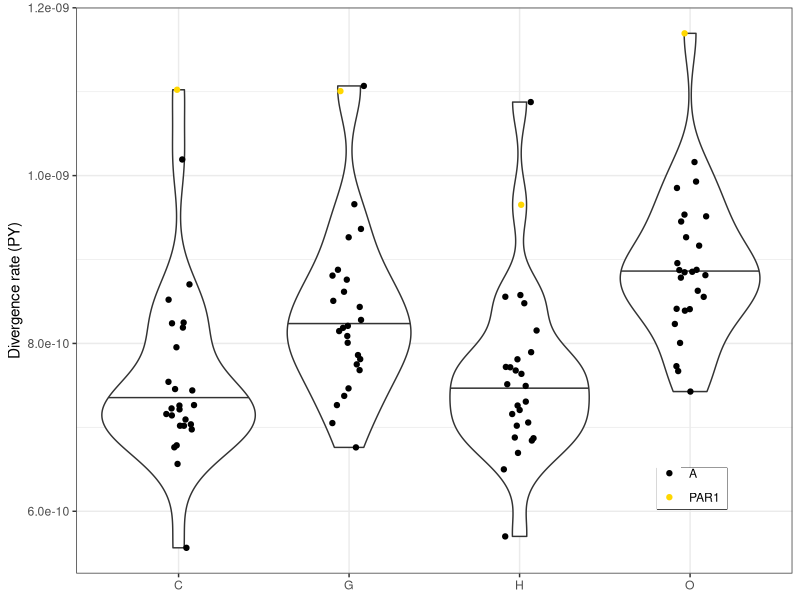
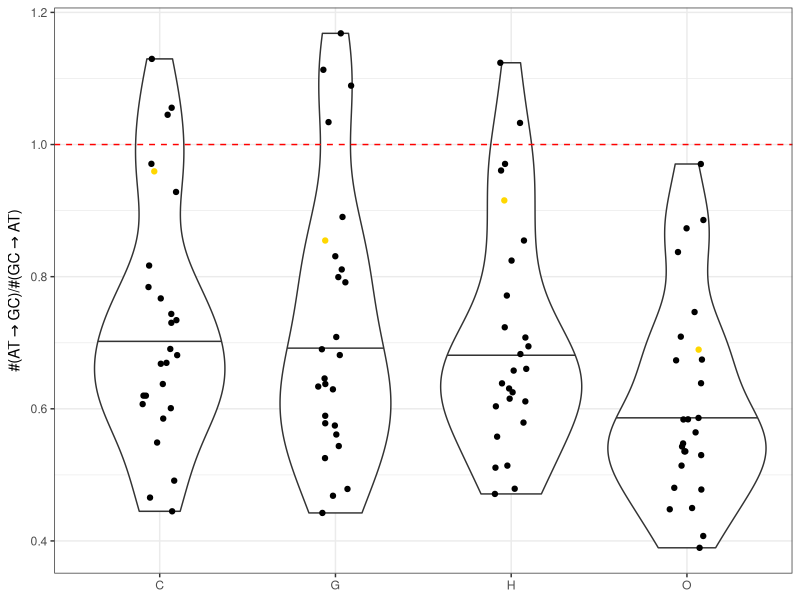
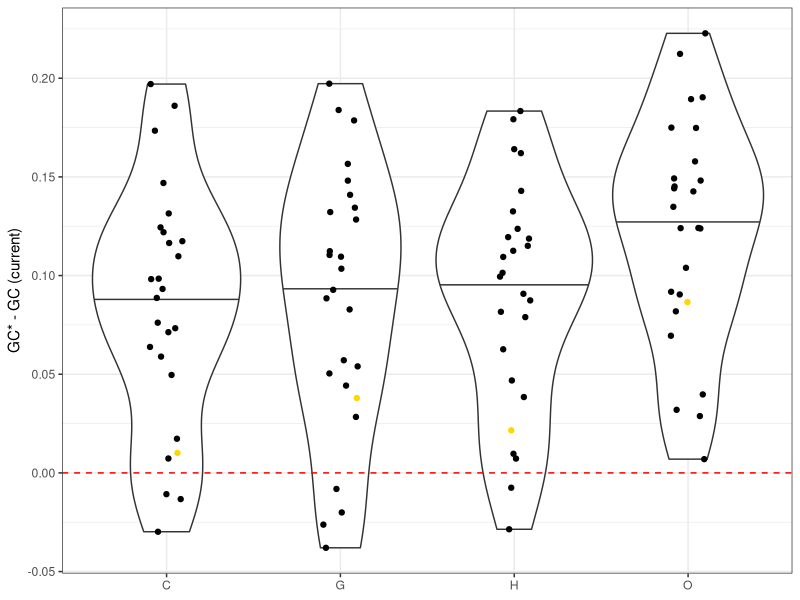

Reproduce these figures in R, in order.
# load libraries and data
library(ggplot2)
library (cowplot)

data <- read.table("data_1.txt", header=TRUE)

# plot
p1 <- ggplot(data, aes(x = sp, y=perYearRates/1000000)) +
  geom_violin(draw_quantiles = c(0.5)) + geom_jitter(height = 0, width = 0.1, aes(col=ax))+
  ylab("Divergence rate (PY)") +
  theme_bw() + 
  theme(axis.title.x = element_blank(), legend.position = c(0.86,0.15), legend.title = element_blank(),
        legend.box.background = element_rect(colour = "black"),
        legend.margin =margin(r=5,l=0,t=-5,b=0)) + 
  scale_color_manual(values = c("black", "#FFD700")) 
p1

p2 <- ggplot(data, aes(x = sp, y=(atgc/gcat))) +
  geom_violin(draw_quantiles = c(0.5)) + geom_jitter(height = 0, width = 0.1, aes(col=ax))+
  ylab(expression("#(AT"%->%"GC)/#(GC"%->%"AT)"))+
  theme_bw() + 
  theme(axis.title.x = element_blank(), legend.position = "none") + 
  geom_hline(yintercept = 1, color="red", lty=2)+
  scale_color_manual(values = c("black", "#FFD700")) 
p2

p3 <- ggplot(data, aes(x = sp, y=gcCurr-gcStar)) +
  geom_violin(draw_quantiles = c(0.5)) + geom_jitter(height = 0, width = 0.1, aes(col=ax))+
  ylab("GC* - GC (current)")+
  theme_bw() +
  theme(axis.title.x = element_blank(), legend.position = "none") + 
  geom_hline(yintercept = 0, color="red", lty=2)+
  scale_color_manual(values = c("black", "#FFD700")) 
p3
